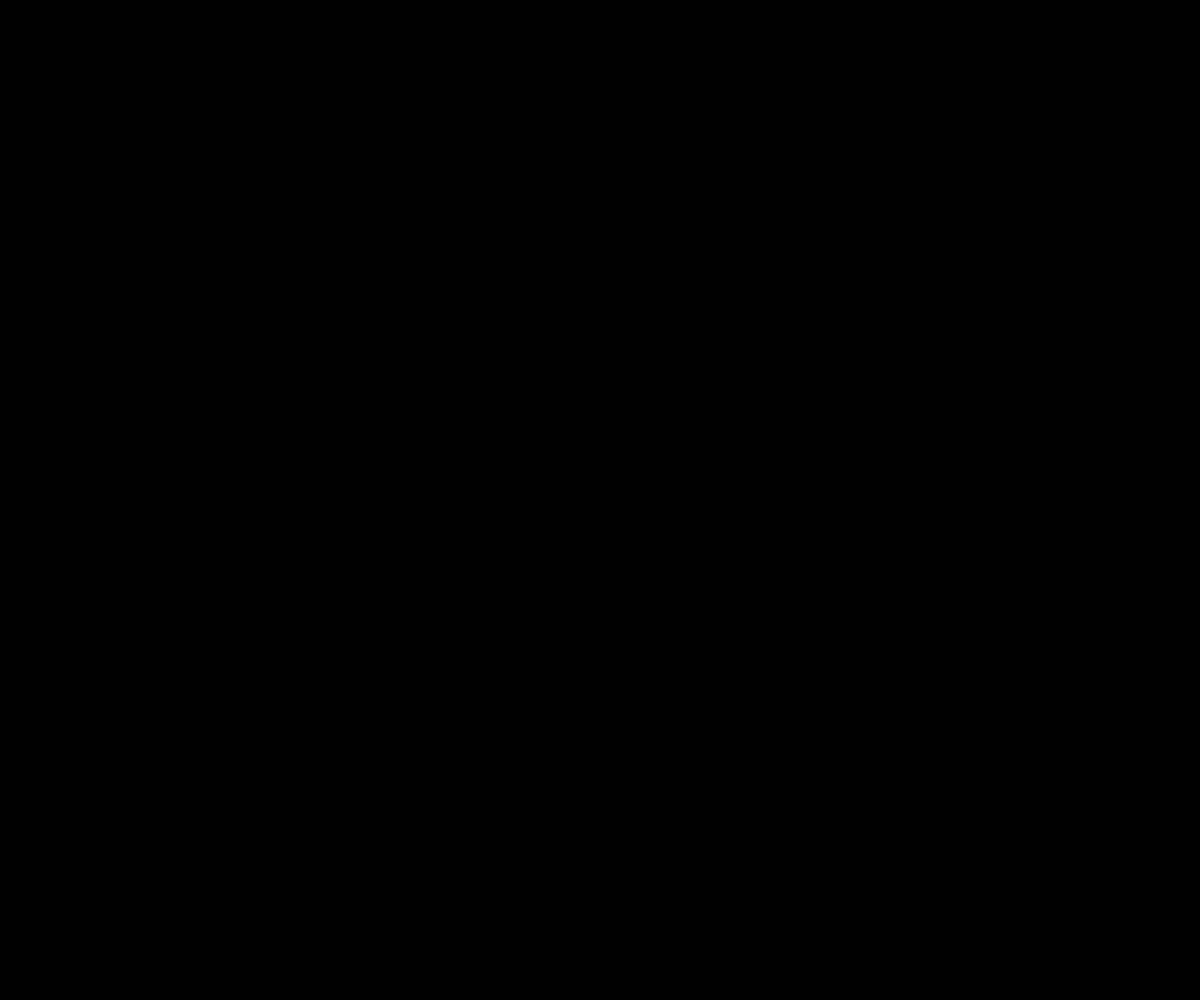
Frame 1 (no input)
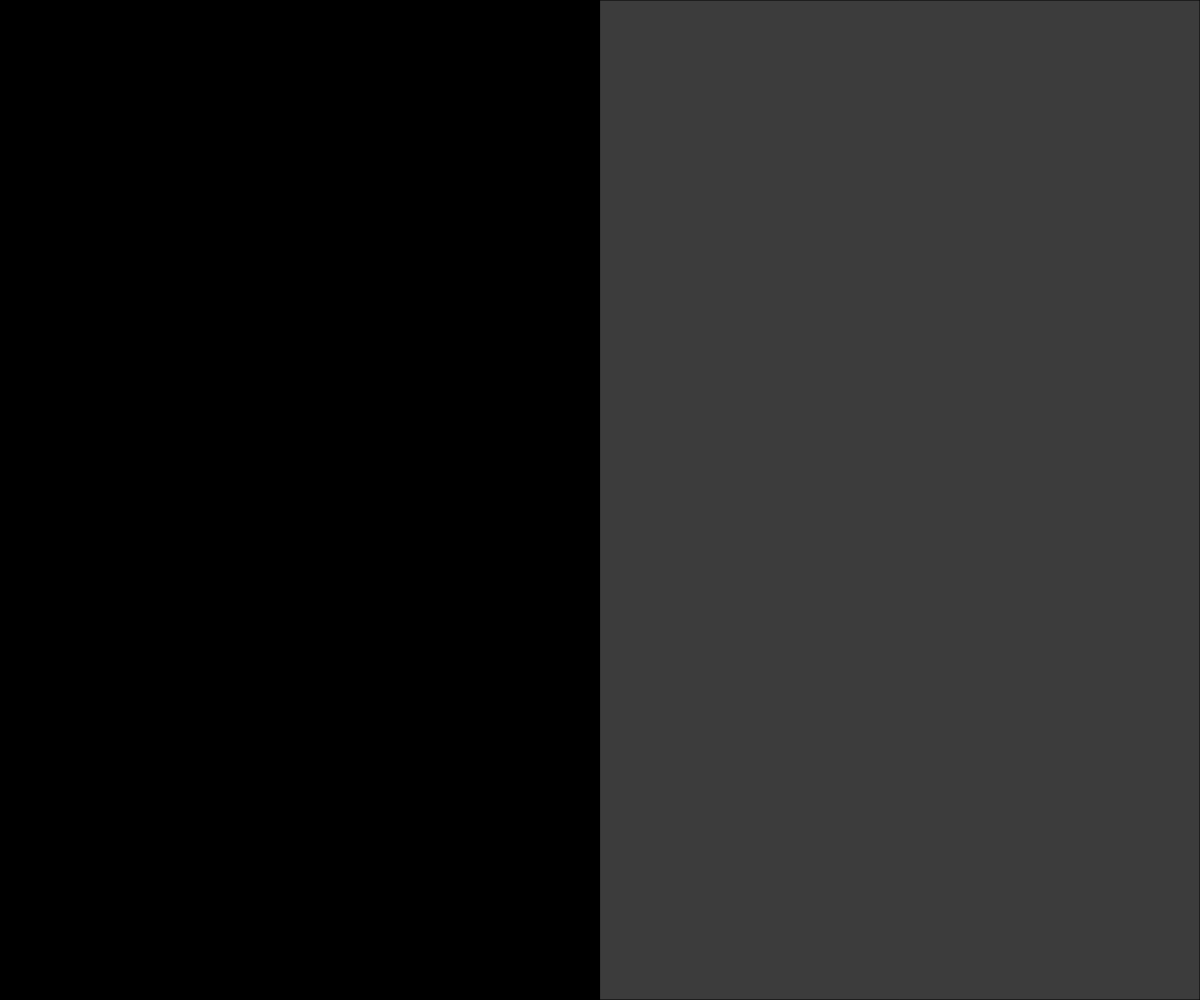
Frame 60 (no input)
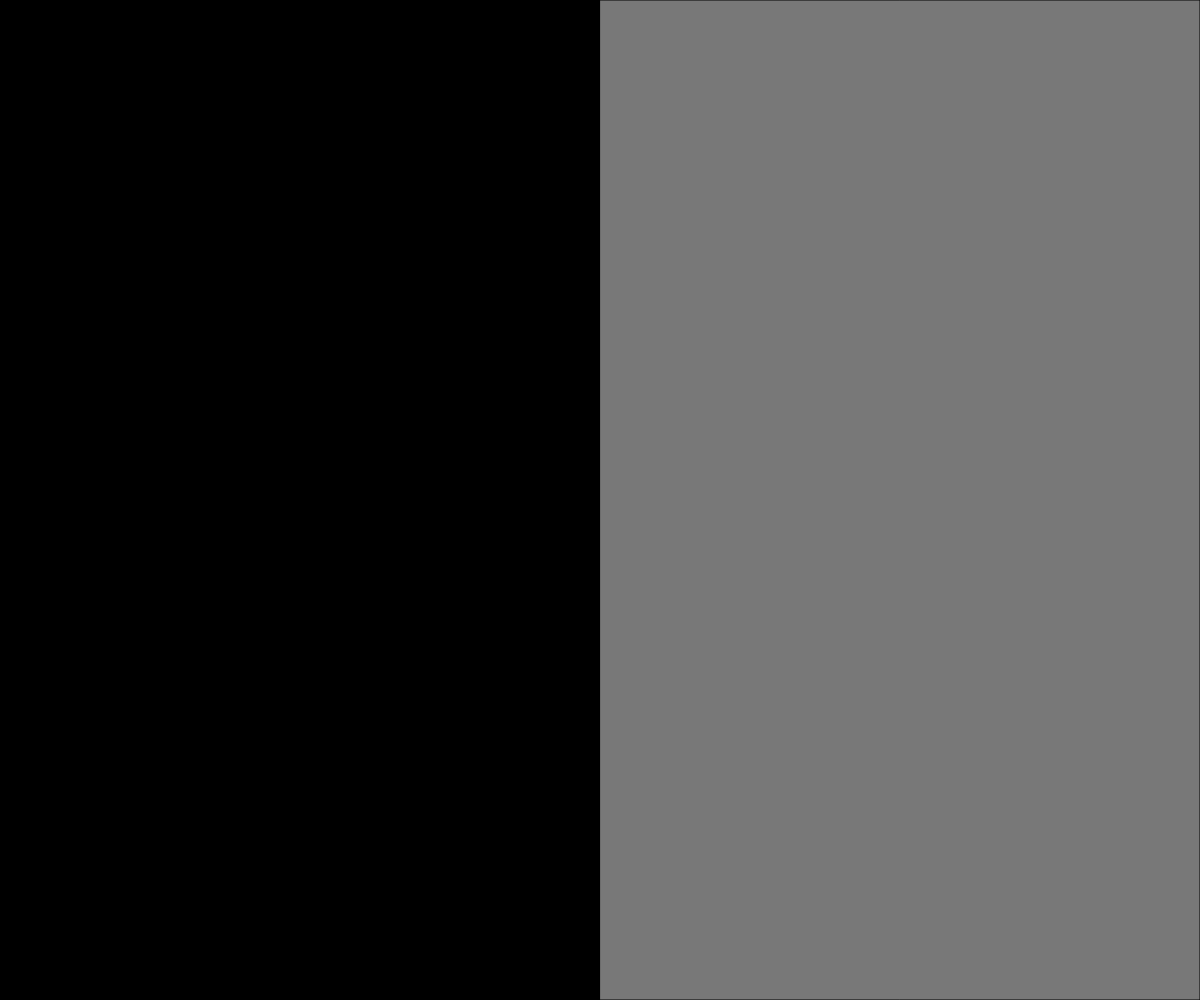
Frame 120 (the mouse pressed at the canvas centre since frame 60)

The p5.js sketch that drew these frames (run headless with seeded random() and noise() and a simulated clock; from frame 60 on, the mouse is pressed at the canvas centre):

// p5.js sketch
// ── sketch.js
// State Variables and Fading
// Mason L.
// Sept 22, 2023
//A look at state variables and a fading effect

//Global Variables
let mouseSide; // 
let fillValue = 0;

function setup() {
  createCanvas(windowWidth, windowHeight);
  updateMouseState();
}

function draw() {
  background(220);
  updateMouseState();
  renderSquares();
}

function updateMouseState(){
  //looks at the mouse position and updates 
  //our "system variable" mouseSide.
  if(mouseX>width/2){
    mouseSide = "right";
  }
  else mouseSide = "left";
  print(mouseSide);
}

function renderSquares(){
  // draw our two rectangles on the screen



  if(mouseSide==="left")fill(0);
  else fill(255);
  rect(0,0,width/2,height); // LEFT RECTANGLE



  
  if(mouseSide==="right"){
    fillValue = 0;
  }
  else{
    
    fillValue += 1;
   
  }
  fillValue = constrain(fillValue, 0, 255);
  fill(fillValue);
  print(fillValue);
  rect(width/2,0,width/2,height); // RIGHT RECTANGLE
}
